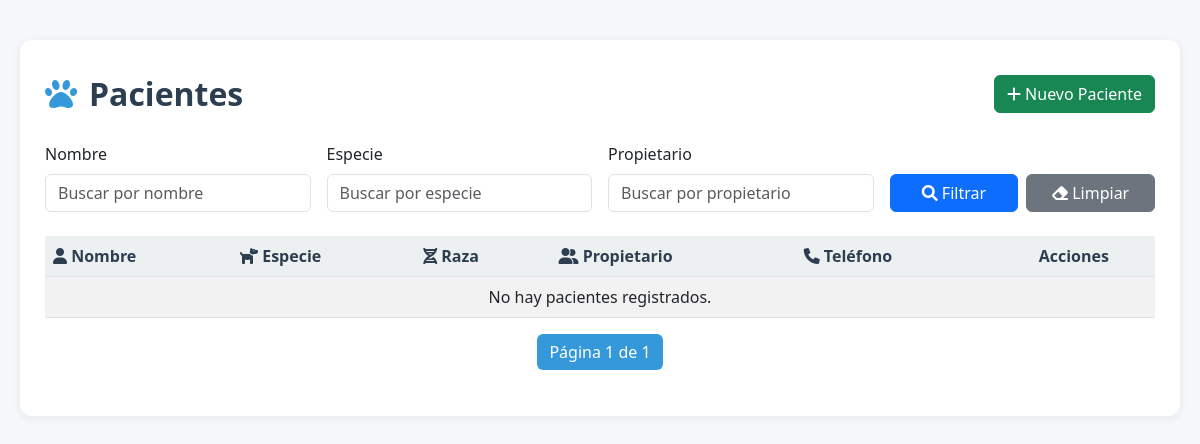
Page /patients/listar/ on the earlier database version.
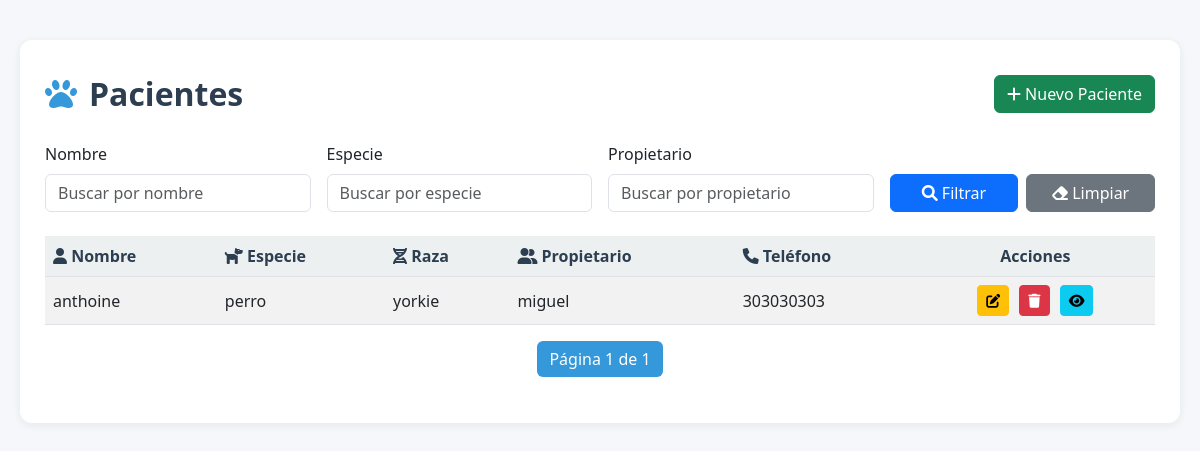
Same page on the later database version.
### services/patient_service/models.py (models this page shows, shortened)
class Paciente(models.Model):
    ESPECIES = (
        ('perro', 'Perro'),
        ('gato', 'Gato'),
        ('ave', 'Ave'),
        ('otro', 'Otro'),
    )
    nombre = models.CharField(max_length=100)
    especie = models.CharField(max_length=50)
    raza = models.CharField(max_length=50)
    fecha_nacimiento = models.DateField(null=True, blank=True)
    peso = models.DecimalField(max_digits=5, decimal_places=2, null=True, blank=True)
    propietario = models.CharField(max_length=100)
    telefono = models.CharField(max_length=20, null=True, blank=True)
    email = models.EmailField(null=True, blank=True)
    direccion = models.CharField(max_length=200, null=True, blank=True)
    notas = models.TextField(null=True, blank=True)
    fecha_registro = models.DateTimeField(auto_now_add=True)
    class Meta:
        verbose_name = 'Paciente'
        verbose_name_plural = 'Pacientes'
        ordering = ['-fecha_registro']

### services/patient_service/views.py (the view)
# urls.py: path('listar/', views.listar_pacientes, name='listar_pacientes'),
def listar_pacientes(request):
    pacientes = Paciente.objects.all()
    nombre = request.GET.get('nombre', '')
    especie = request.GET.get('especie', '')
    propietario = request.GET.get('propietario', '')
    if nombre:
        pacientes = pacientes.filter(nombre__icontains=nombre)
    if especie:
        pacientes = pacientes.filter(especie__icontains=especie)
    if propietario:
        pacientes = pacientes.filter(propietario__icontains=propietario)
    paginator = Paginator(pacientes, 10)  # 10 pacientes por página
    page_number = request.GET.get('page')
    page_obj = paginator.get_page(page_number)
    return render(request, 'patient_service/listar_pacientes.html', {
        'page_obj': page_obj,
        'nombre': nombre,
        'especie': especie,
        'propietario': propietario
    })

### templates/patient_service/listar_pacientes.html (shortened to what this page needs)
<!DOCTYPE html>
<html lang="es">
<head>
    <link href="https://cdn.jsdelivr.net/npm/bootstrap@5.3.0/dist/css/bootstrap.min.css" rel="stylesheet">
    <link rel="stylesheet" href="https://cdnjs.cloudflare.com/ajax/libs/font-awesome/6.0.0/css/all.min.css">
</head>
<body>
    <div class="container-fluid main-content">
        <div class="card-style">
            <div class="d-flex justify-content-between align-items-center mb-4">
                <div class="header-title">
                    <i class="fas fa-paw"></i>
                    Pacientes
                </div>
                <a href="{% url 'crear_paciente' %}" class="btn btn-success">
                    <i class="fas fa-plus"></i> Nuevo Paciente
                </a>
            </div>
            <form method="get" class="row g-3 align-items-end filter-form mb-4">
                <div class="col-md-3">
                    <label for="nombre" class="form-label">Nombre</label>
                    <input type="text" name="nombre" id="nombre" class="form-control" value="{{ nombre }}" placeholder="Buscar por nombre">
                </div>
                <div class="col-md-3">
                    <label for="especie" class="form-label">Especie</label>
                    <input type="text" name="especie" id="especie" class="form-control" value="{{ especie }}" placeholder="Buscar por especie">
                </div>
                <div class="col-md-3">
                    <label for="propietario" class="form-label">Propietario</label>
                    <input type="text" name="propietario" id="propietario" class="form-control" value="{{ propietario }}" placeholder="Buscar por propietario">
                </div>
                <div class="col-md-3 d-flex gap-2">
                    <button type="submit" class="btn btn-primary w-100"><i class="fas fa-search"></i> Filtrar</button>
                    <a href="{% url 'listar_pacientes' %}" class="btn btn-secondary w-100"><i class="fas fa-eraser"></i> Limpiar</a>
                </div>
            </form>
            <div class="table-responsive">
                <table class="table table-striped align-middle">
                    <thead>
                        <tr>
                            <th><i class="fas fa-user"></i> Nombre</th>
                            <th><i class="fas fa-dog"></i> Especie</th>
                            <th><i class="fas fa-dna"></i> Raza</th>
                            <th><i class="fas fa-user-friends"></i> Propietario</th>
                            <th><i class="fas fa-phone"></i> Teléfono</th>
                            <th class="text-center">Acciones</th>
                        </tr>
                    </thead>
                    <tbody>
                        {% for paciente in page_obj %}
                        <tr>
                            <td>{{ paciente.nombre }}</td>
                            <td>{{ paciente.especie }}</td>
                            <td>{{ paciente.raza }}</td>
                            <td>{{ paciente.propietario }}</td>
                            <td>{{ paciente.telefono }}</td>
                            <td class="text-center">
                                <a href="{% url 'editar_paciente' paciente.pk %}" class="btn btn-sm btn-warning btn-action" title="Editar">
                                    <i class="fas fa-edit"></i>
                                </a>
                                <a href="{% url 'eliminar_paciente' paciente.pk %}" class="btn btn-sm btn-danger btn-action" title="Eliminar" onclick="return confirm('¿Estás seguro de eliminar este paciente?');">
                                    <i class="fas fa-trash"></i>
                                </a>
                                <a href="{% url 'detalle_paciente' paciente.pk %}" class="btn btn-sm btn-info btn-action" title="Ver Detalle">
                                    <i class="fas fa-eye"></i>
                                </a>
                            </td>
                        </tr>
                        {% empty %}
                        <tr>
                            <td colspan="6" class="text-center">No hay pacientes registrados.</td>
                        </tr>
                        {% endfor %}
                    </tbody>
                </table>
            </div>
            <nav aria-label="Page navigation">
                <ul class="pagination justify-content-center">
                    <li class="page-item active">
                        <span class="page-link">Página {{ page_obj.number }} de {{ page_obj.paginator.num_pages }}</span>
                    </li>
                </ul>
            </nav>
        </div>
    </div>
</body>
</html>

### templates/patient_service/listar_pacientes.html (style rules this page uses)
body { background: #f5f7fa; padding: 0; }
.main-content { padding: 40px 20px 20px 20px; }
.card-style { background: white; border-radius: 12px; box-shadow: 0 2px 8px rgba(44,62,80,0.08); padding: 30px 25px; margin-bottom: 30px; }
.table thead th { background: #ecf0f1; color: #2c3e50; }
.table-striped > tbody > tr:nth-of-type(odd) { background-color: #f8f9fa; }
.btn-action { margin: 0 3px; }
.header-title { display: flex; align-items: center; gap: 12px; font-size: 2rem; color: #2c3e50; font-weight: 600; }
.header-title i { color: #3498db; }
.filter-form .form-control, .filter-form .form-select { border-radius: 6px; }
.pagination .page-link { color: #3498db; }
.pagination .active .page-link { background: #3498db; color: white; border: none; }
.btn-primary, .btn-success { border-radius: 6px; }

Differences in the rows shown:
added Paciente: nombre "anthoine", especie "perro", raza "yorkie", propietario "miguel", telefono "303030303"
Other differences:
text no longer shown: "No hay pacientes registrados."
